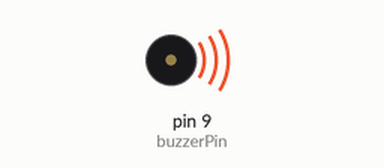
Simulated run of this sketch. Board: Arduino Uno, built with avr-gcc and run on an emulated ATmega328P. Shown: buzzer (waves = sounding). What the sketch prints to the serial monitor is not drawn.

Above: at 0.2 s.
Timing chart, 0 to 4.6 s (numbered marks = the images above):
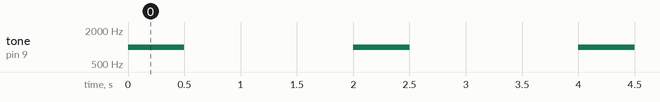

The sketch:

Buzzer.ino
```cpp
const int buzzerPin = 9;

void setup() {
    pinMode(buzzerPin, OUTPUT);
    Serial.begin(9600);
    Serial.println("Buzzer Test");
}

void loop() {
    tone(buzzerPin, 1000, 500);  // 1000 Hz for 500 ms
    delay(1000);                 // Wait 1 second
    noTone(buzzerPin);           // Stop the tone
    delay(1000);
}
```

Measured:
- by itself, tone on pin 9 (buzzerPin): alternates 1000 Hz for 0.50 s and silent for 1.5 s
